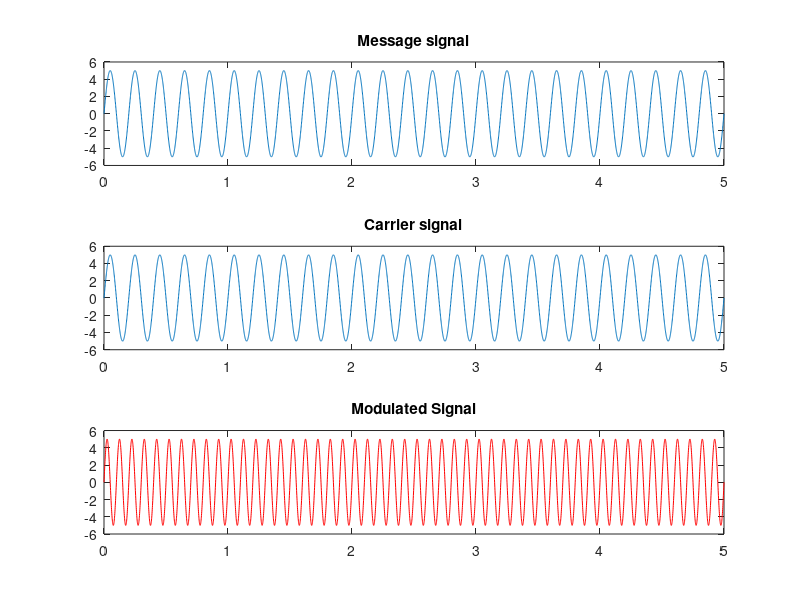

This chart was generated by the following MATLAB code:
Ac=input('Carrier signal Amplitude:');
Am=input('Message signal Amplitude:');
fc=input('Carrier signal Frequency:');
fm=input('Message signal Frequency:');

while fm>fc
    disp('Message signal frequency is incorrect.');
    fm=input('Message signal Frequency');
end

T=input('Time period:');
t=0:0.001:T;

Ym=Am*sin(2*pi*fm*t);
subplot(3,1,1);
plot(t,Ym);
title('Message signal');

Yc=Ac*sin(2*pi*fc*t);
subplot(3,1,2);
plot(t,Yc);
title('Carrier signal');

Z = Ac.*sin(2*pi*fc*t+((Am/Ac).*(2*pi*fm*t)));
subplot(3, 1, 3);
plot(t, Z, 'r');
title('Modulated Signal');
